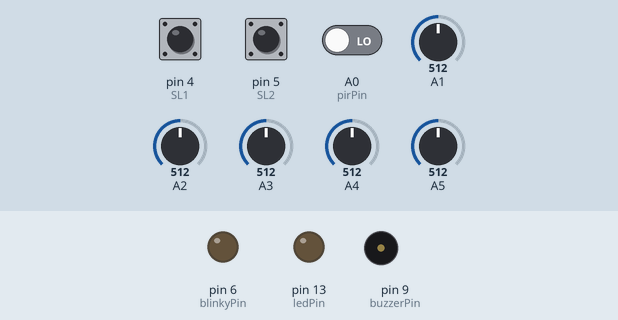
A sketch run on a simulated Arduino Uno, built with avr-gcc and run on an emulated ATmega328P. On the bench: output pins drawn as LEDs (lit = HIGH), buzzer (waves = sounding). The inputs (shaded band) are chosen by the test bench; at power-on: A0 (pirPin) LOW, pin 5 (SL2) HIGH, pin 4 (SL1) HIGH, A1 = 512, A2 = 512, A3 = 512, A4 = 512, A5 = 512. What the sketch prints to the serial monitor is not drawn.

Above: at 2.5 s.
2.6 s: A0 (pirPin) driven HIGH
At 3.9 s:
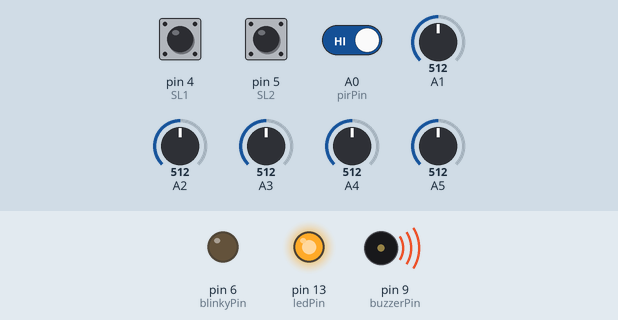
At 6.2 s:
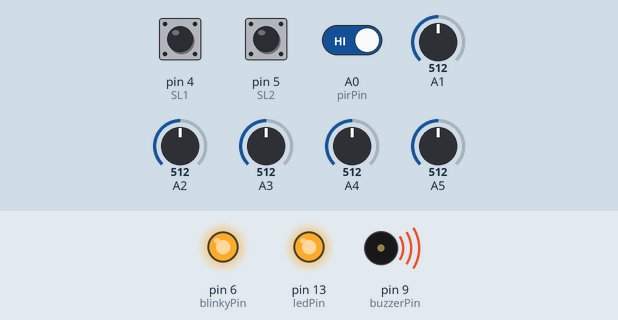
6.4 s: pin 5 (SL2) pulled LOW for 3.2 s
At 14.0 s:
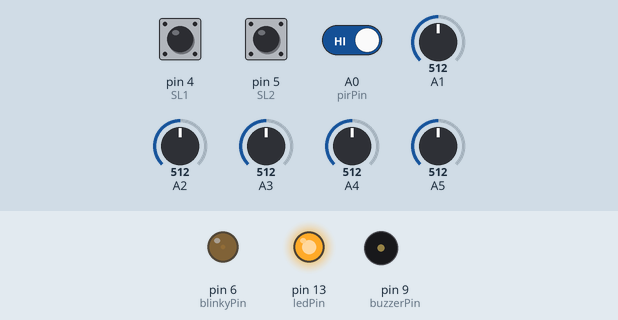
Timing chart, 0 to 22.3 s (numbered marks = the images above; inputs shaded):
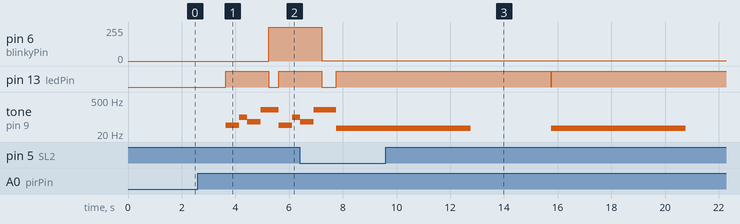

The sketch:

V1.2.ino
```cpp
// ---------------------------------------------------------------------------
// Connect your piezo buzzer (without internal oscillator) or speaker to these pins:
//   Pins  9 & 10 - ATmega328, ATmega128, ATmega640, ATmega8, Uno, Leonardo, etc.
//   Pins 11 & 12 - ATmega2560/2561, ATmega1280/1281, Mega
//   Pins 12 & 13 - ATmega1284P, ATmega644
//   Pins 14 & 15 - Teensy 2.0
//   Pins 25 & 26 - Teensy++ 2.0
// Be sure to include an inline 100 ohm resistor on one pin as you normally do when connecting a piezo or speaker.
// ---------------------------------------------------------------------------
#include <toneAC.h>

//// Melody liberated from the toneMelody Arduino example sketch by Tom Igoe.
//int melody[] = { 262, 196, 196, 220, 196, 0, 247, 262 };
//int noteDurations[] = { 40, 80, 80, 40, 40, 40, 40, 40 };

const byte blinkyPin = 6;           // the number of the LED pin
bool startPulse = false;    // ensures leds dont blink while pulse is active

int ledState = LOW;             // ledState used to set blinkyPin


int SL1 = 4;
int SL2 = 5;
int buzzerPin = 9;                          //BUZZER INPUT PIN.
int ledPin = 13;                            //LED PIN.
int pirPin = A0;                            //MOTION SENSOR INPUT PIN.
int sensorValue = LOW;                      //DEFAULT SENSOR STATE.
int SL1Value = LOW;
int SL2Value = LOW;

int trigcount = 0;

int valA = 0;
int valB = 0;
int valC = 0;
int valD = 0;
int valE = 0;

int trigger = 0;

bool doneFlag = false;

int numberOfFlashes = 0;

unsigned long previousMillis = 0;        // will store last time LED was updated

// constants won't change:
const long interval = 1000;           // interval at which to blink (milliseconds)

void setup() {                              //INITIAL SETTINGS/ASSIGNMETN.
  pinMode(buzzerPin, OUTPUT);               //SET BUZZER AS OUTPUT.
  pinMode(ledPin, OUTPUT);                  //SET LED AS OUTPUT.
  pinMode(pirPin, INPUT);                   //SET PIR AS INPUT.
  pinMode(SL1, INPUT_PULLUP);
  pinMode(SL2, INPUT_PULLUP);
  pinMode(blinkyPin, OUTPUT);

  // initialize serial communication at 9600 bits per second:
  Serial.begin(1200); // WARNING THIS IS REALLY 9600

  pinMode(A1, INPUT_PULLUP);
  pinMode(A2, INPUT_PULLUP);
  pinMode(A3, INPUT_PULLUP);
  pinMode(A4, INPUT);
  pinMode(A5, INPUT);

  Serial.println("Created by Allen on Oct/18/2019. Uploded with MiniCore tool.");
  Serial.println("It uses 1Mhz internal OSC. Somehow everything runs at 8x the expected speed.");
  Serial.println("Use Serial.begin(1200); for 9600 baud");
  Serial.println("A1&2&3 are input-pullup and A5&6 are input");
}
void loop() {                               //COMMAND TO BE REPEATED.
  valA = analogRead(A1);
  valB = analogRead(A2);
  valC = analogRead(A3);
  valD = analogRead(A4);
  valE = analogRead(A5);
  sensorValue = digitalRead(pirPin);

  Serial.print("A1: ");
  Serial.print(valA);
  Serial.print(" A2: ");
  Serial.print(valB);
  Serial.print(" A3: ");
  Serial.print(valC);
  Serial.print(" A4: ");
  Serial.print(valD);
  Serial.print(" A5: ");
  Serial.print(valE);
  Serial.print(" PIR: ");
  Serial.print(sensorValue);
  Serial.print(" SL1Value: ");
  Serial.print(SL1Value);
  Serial.print(" SL2Value: ");
  Serial.print(SL2Value);
  Serial.print(" Triggered: ");
  Serial.println(trigcount);


  SL1Value = digitalRead(SL1);
  SL2Value = digitalRead(SL2);


  if ( sensorValue == HIGH && SL1Value == 0 && SL2Value == 0) {           //Sweep up tested okay

    Serial.println("Sweep up");
    digitalWrite(ledPin, HIGH);             //ON LED.
    for (unsigned long freq = 25; freq <= 160; freq += 1) {
      toneAC(freq); // Play the frequency (25*8 Hz to 165*8 Hz sweep in 10 Hz steps).
      delay(80);     // Wait 1 ms so you can hear it.
    }
    toneAC(); // Turn off toneAC, can also use noToneAC().
    digitalWrite(ledPin, LOW);              //OFF LED.
    doneFlag = false;
  }


  else if (sensorValue == HIGH && SL1Value == 1 && SL2Value == 0) {           //low beep beep tested okay

    Serial.println("Low beep beep");

    for (int thisNote = 0; thisNote < 8; thisNote++) {
      digitalWrite(ledPin, HIGH);             //ON LED.
      toneAC(35);
      delay(5000);
      toneAC( 0);
      delay(3000);
      digitalWrite(ledPin, LOW);              //OFF LED.
      delay(10);                             //TIME DIFFERENCE BETWEEN HIGH(ON)& LOW(OFF).
    }
    doneFlag = false;
  }


  else if (sensorValue == HIGH && SL1Value == 0 && SL2Value == 1) {           //Sweep up down tested okay


    Serial.println("Sweep up down");

    digitalWrite(ledPin, HIGH);             //ON LED.

    for (unsigned long freq = 20; freq < 100; freq++) {
      toneAC(freq);
      delay(5);
    }
    toneAC();

    // Whoop down
    for (unsigned long freq = 100; freq > 20; freq--) {
      toneAC(freq);
      delay(5);
    }
    toneAC();


    digitalWrite(ledPin, LOW);              //OFF LED.
    doneFlag = false;
  }


  else if (sensorValue == HIGH && SL1Value == 1 && SL2Value == 1) {           //Mad Tone

    Serial.println("Mad Tone");

    digitalWrite(ledPin, HIGH);             //ON LED.
    toneAC(45);
    delay(500);

    toneAC(100);
    delay(300);

    toneAC(65);
    delay(500);

    toneAC(200);
    delay(300);

    digitalWrite(ledPin, LOW);              //OFF LED.
    delay(1);                             //TIME DIFFERENCE BETWEEN HIGH(ON)& LOW(OFF).
    doneFlag = false;
  }


  else  if (sensorValue == LOW) {                                   //IF NO MOTION IS DETECTED.

    toneAC(); // shut up
    digitalWrite(ledPin, LOW);              //OFF LED.

    if (doneFlag == false)
    {
      trigcount++;
      doneFlag = true;
    }

  }

  numberOfFlashes = trigcount;
  ledSequence(blinkyPin);

}


void ledSequence(byte ledPin) {
  const long interval = 1000; // time between flashes in ms.
  static bool ledState = false;
  static byte sequencePosition = 0;
  static unsigned long previousMillis = 0;
  unsigned long currentMillis = millis();
  if ((currentMillis - previousMillis >= interval) && !startPulse) {
    if (sequencePosition < numberOfFlashes * 2) { // blink
      Serial.print("ledState = "); Serial.println(ledState);
      digitalWrite(ledPin, ledState);
      ledState = !ledState;
      sequencePosition++;
    }
    else if (sequencePosition == numberOfFlashes * 2) { // pulse
      Serial.println("Starting pulse");
      startPulse = true;
      sequencePosition = 0;
      ledState = false;
    }
    previousMillis = currentMillis;
  }
  pulse(ledPin);
}

void pulse(byte ledPin) {
  static bool incrementUp = true;
  static byte increment = 0;
  static unsigned long previousMillis = 0;
  unsigned long currentMillis = millis();
  const long interval = 2; // 2 = 2 * 255 * 2 = 1020ms pulse time.
  if ((currentMillis - previousMillis >= interval) && startPulse) {
    if (incrementUp && increment < 80) {
      increment++;
    }
    else if (increment == 80) {
      incrementUp = false;
    }
    if (!incrementUp && increment > 0) {
      increment--;
    }
    else if (increment == 0) {
      incrementUp = true;
      startPulse = false;
    }
    Serial.print("Pulse PWM = "); Serial.println(increment);
    analogWrite(ledPin, increment);
    previousMillis = currentMillis;
  }
}
```

Measured:
- after the input at 2.6 s, pin 13 (ledPin): LOW → HIGH after 1.0 s, → LOW 1.6 s later, → HIGH 0.37 s later; tone on pin 9 (buzzerPin): plays 45 Hz for 0.50 s, 100 Hz for 0.30 s, 65 Hz for 0.50 s, 200 Hz for 0.67 s, 45 Hz for 0.50 s, 100 Hz for 0.29 s, starting after 1.0 s
- after the input at 6.4 s, pin 6 (blinkyPin): goes on until 7.2 s, then stays 1/255
